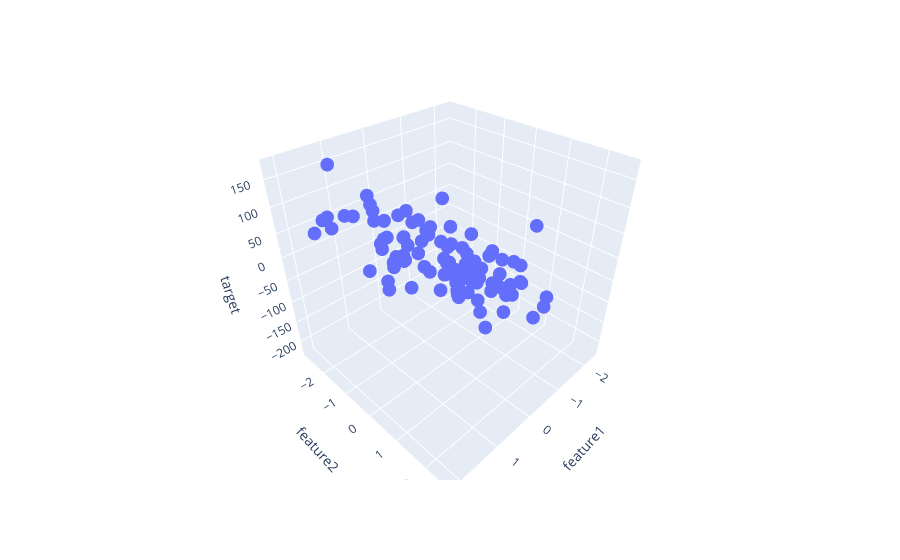

This figure's notebook cell:
### Code cell
# Forming 3-D graph of data --

fig = px.scatter_3d(df, x='feature1', y='feature2', z='target')

fig.show()
